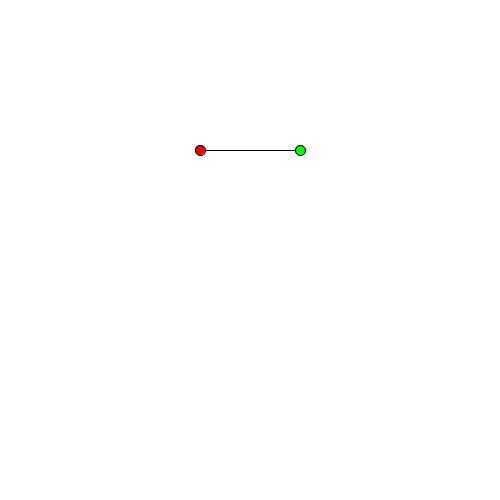
Frame 1 (no input)
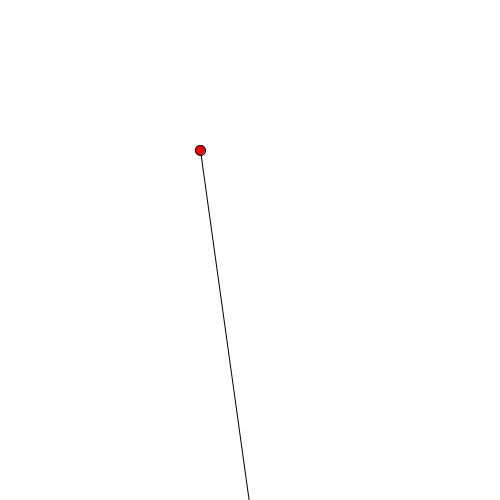
Frame 60 (the mouse pressed at the canvas centre just before this capture)
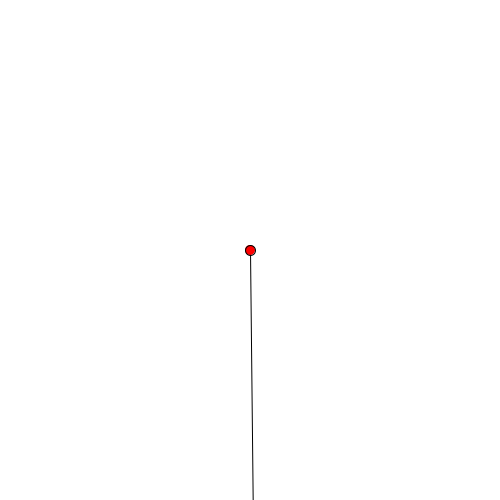
Frame 120 (the mouse held since frame 60 and released just before this capture)

The Processing sketch that drew these frames (run headless with seeded random() and noise(); from frame 60 on, the mouse is pressed at the canvas centre):

// Processing sketch: Spring_basic
// ── Spring_basic.pde
PVector [] p=new PVector[3];
PVector position;//位置
PVector velocity;//速度
PVector acceleration;//加速度
float damping = 0.95;//阻力
float gravity = 9.8;
  
void setup(){
  size(500,500);
  position = new PVector(200,150);
  velocity = new PVector();
  acceleration = new PVector();

  p[0] = new PVector(position.x,position.y);
  p[1] = new PVector(position.x+100,position.y);
 
}
void draw(){
  background(255);
  line(p[0].x,p[0].y,p[1].x,p[1].y);
  for(int i=0;i<2;i++){
    if(i==0) fill(255,0,0);
    else if(i==1) fill(0,255,0);
    ellipse(p[i].x,p[i].y,10,10);
  }
  
  updateSpring();
}

void updateSpring(){
  acceleration.y+=gravity;
  velocity.add(acceleration);
  p[1].add(velocity);
  
  float len = PVector.dist(p[0], p[1]);
  PVector v1 = PVector.sub(p[0], p[1]);
  print(v1);
  
  v1.normalize();
  
  
  v1.mult((len-50)/100);
  p[1].add(v1);
  //p[0].sub(v1);
  //print(len,"\n");
  
  velocity.mult(0);
  acceleration.mult(0);
}

void mousePressed(){
  p[0].x=mouseX;
  p[0].y=mouseY;
}
